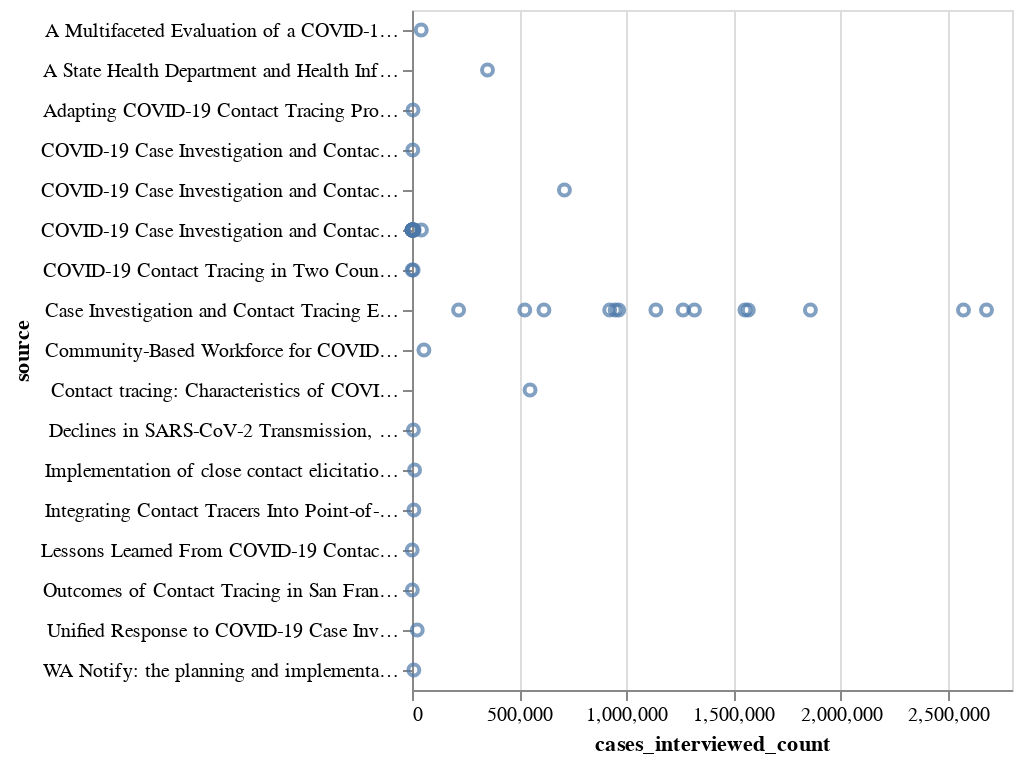

Here is the notebook cell this chart was saved with:
### Code cell
alt.Chart(df).mark_point().encode(
    alt.X("cases_interviewed_count:Q"),
    alt.Y("source:N")
)
